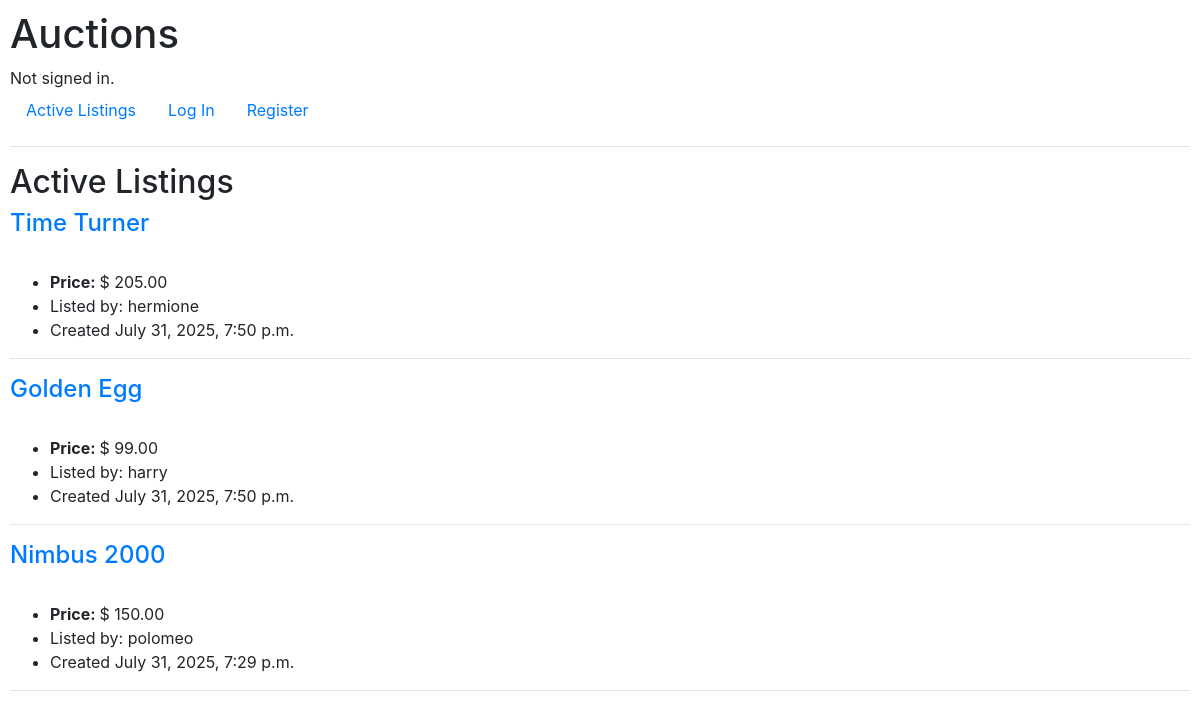
The app's page /, older data.
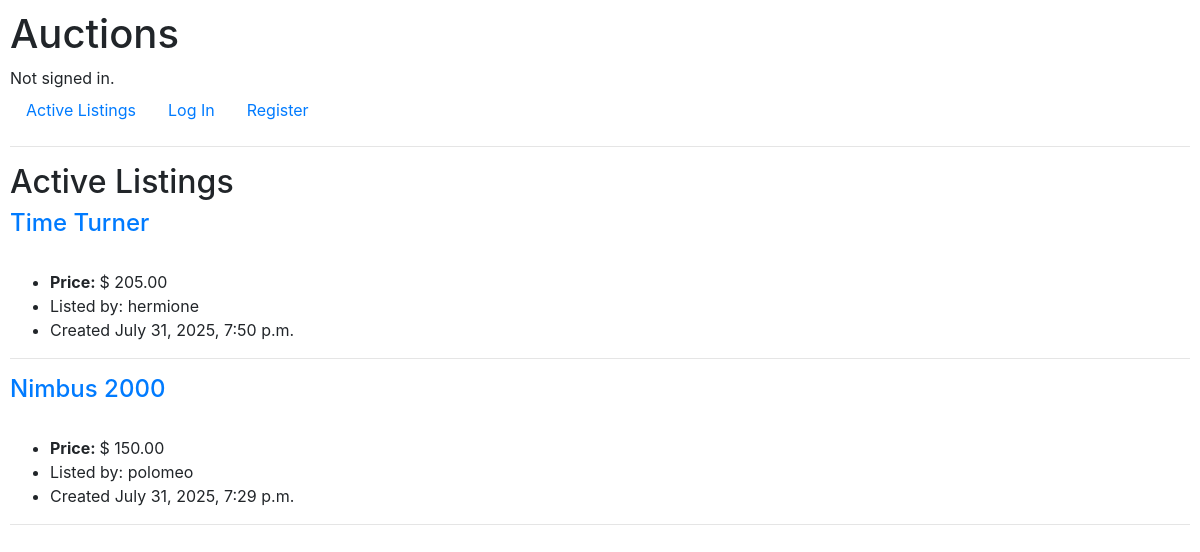
The same page, newer data.
### auctions/models.py (models this page shows, shortened)
class Listing(models.Model):
    active = models.BooleanField(default=True)
    author = models.ForeignKey(User,
                               on_delete=models.CASCADE)
    created_at = models.DateTimeField()
    title = models.CharField(max_length=64)
    description = models.TextField(max_length=300)
    img_url = models.CharField(max_length=200)
    category = models.ForeignKey(Category,
                                 blank=True,
                                 on_delete=models.CASCADE)

class User(AbstractUser):
    watchlist = models.ManyToManyField('Listing',
                                       blank=True,
                                       related_name="watchers")

### auctions/views.py (the view)
# urls.py: path("", views.index, name="index"),
def index(request):
    listings = Listing.objects.annotate(
        max_bid=Max("bids__ammount")).order_by('-created_at')
    return render(request, "auctions/index.html", {
        "listings": listings
    })

### auctions/templates/auctions/index.html (shortened to what this page needs)
{% extends "auctions/layout.html" %}
{% block body %}
<h2>Active Listings</h2>
{% for listing in listings %}
{% if listing.active %}
<h4><a href="{% url 'listing' listing.id %}">{{ listing.title }}</a></h4>
<ul>
    <li><strong>Price: </strong>$ {{ listing.max_bid|floatformat:2 }}</li>
    <li>Listed by: {{ listing.author.username }}</li>
    <li>Created {{ listing.created_at }}</li>
</ul>
<hr>
{% endif %}
{% empty %}
<h4>There are no listings to show.</h4>
{% endfor %}
{% endblock %}

### auctions/templates/auctions/layout.html (shortened to what this page needs)
{% load static %}
<!DOCTYPE html>
<html lang="en">
<head>
    <link rel="stylesheet" href="https://stackpath.bootstrapcdn.com/bootstrap/4.4.1/css/bootstrap.min.css"
>
    <link href="{% static 'auctions/styles.css' %}" rel="stylesheet">
</head>
<body>
    <h1>Auctions</h1>
    <div>
        {% if user.is_authenticated %}
        Signed in as <strong>{{ user.username }}</strong>.
        {% else %}
        Not signed in.
        {% endif %}
    </div>
    <ul class="nav">
        <li class="nav-item">
            <a class="nav-link" href="{% url 'index' %}">Active Listings</a>
        </li>
        {% if user.is_authenticated %}
        <li class="nav-item">
            <a class="nav-link" href="{% url 'create-listing' %}">Create Listing</a>
        </li>
        <li class="nav-item">
            <a class="nav-link" href="{% url 'my-listings' %}">My listings</a>
        </li>
        <li class="nav-item">
            <a class="nav-link" href="">Watchlist</a>
        </li>
        <li class="nav-item">
            <a class="nav-link" href="{% url 'logout' %}">Log Out</a>
        </li>
        {% else %}
        <li class="nav-item">
            <a class="nav-link" href="{% url 'login' %}">Log In</a>
        </li>
        <li class="nav-item">
            <a class="nav-link" href="{% url 'register' %}">Register</a>
        </li>
        {% endif %}
    </ul>
    <hr>
    {% block body %}
    {% endblock %}
</body>
</html>

### auctions/static/auctions/styles.css (style rules this page uses)
body { padding: 10px; }

Row changes from the older to the newer data that the page shows:
no longer on this page (row edited): Listing: title "Golden Egg", max_bid "99.00", author.username "harry", created_at "July 31, 2025, 7:50 p.m."
